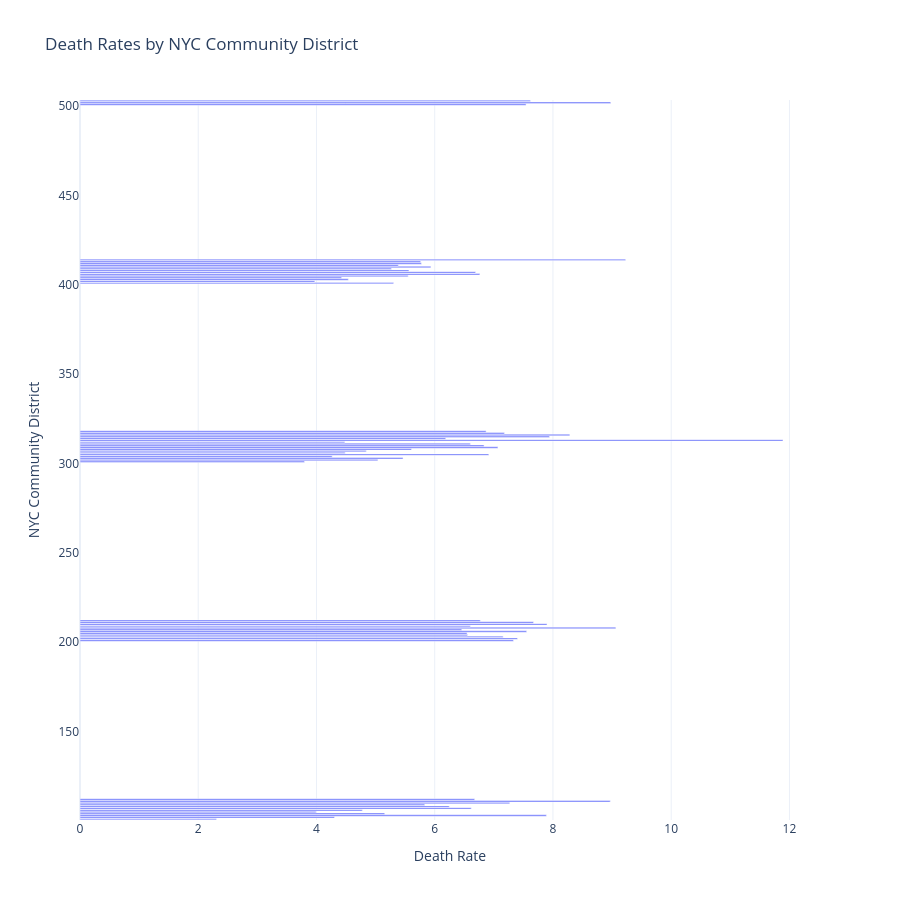

The cell this chart's notebook holds for it:
### Code cell
fig = px.bar(
    deathrate_df,
    x='Death_Rate',
    y='Community_District',
    orientation='h',
    title='Death Rates by NYC Community District',
    labels={
        'Death_rate': 'Death Rate',
        'Community_District': 'Community District'
    },
    hover_data=deathrate_df.columns.tolist()
)

fig.update_layout(
    yaxis={'categoryorder': 'total ascending'},
    template='plotly_white',
    height=900,
    xaxis_title='Death Rate',
    yaxis_title='NYC Community District'
)

fig.show()

### Figure 1 — Plotly figure (JSON) as saved in the notebook; plotly's stock layout.template omitted (floating-point values rounded to 4 significant figures)
{"data": [{"customdata": [[78390, 181], [92445, 398], [163141, 1287], [131351, 677], [63600, 254], [155614, 743], [222129, 1470], [231983, 1449], [110458, 644], [130440, 948], [125771, 1128], [180206, 1203], [100929, 740], [54454, 403], [93755, 671], [150436, 986], [132584, 868], [89216, 674], [146813, 948], [106924, 969], [188249, 1243], [130763, 1033], [119666, 918], [163489, 1107], [204125, 775], [130021, 655], [174960, 956], [120747, 515], [200293, 1385], [113933, 511], [133230, 645], [108259, 607], [102000, 721], [136071, 930], [198870, 1313], [205377, 920], [108905, 1295], [164568, 1018], [169632, 1347], [98506, 816], [162446, 1166], [204095, 1402], [196803, 1044], [137981, 548], [179134, 813], [181025, 801], [178178, 989], [120955, 818], [269587, 1804], [161402, 898], [152839, 805], [129411, 768], [122211, 658], [256278, 1480], [199218, 1148], [124173, 1146], [189663, 1431], [140795, 1264], [164723, 1255]], "hovertemplate": "Death_Rate=%{x}<br>Community District=%{y}<br>Total_population=%{customdata[0]}<br>Total_Deaths=%{customdata[1]}<extra></extra>", "legendgroup": "", "marker": {"color": "#636efa", "pattern": {"shape": ""}}, "name": "", "orientation": "h", "showlegend": false, "textposition": "auto", "type": "bar", "x": [2.309, 4.305, 7.889, 5.154, 3.994, 4.775, 6.618, 6.246, 5.83, 7.268, 8.969, 6.676, 7.332, 7.401, 7.157, 6.554, 6.547, 7.555, 6.457, 9.063, 6.603, 7.9, 7.671, 6.771, 3.797, 5.038, 5.464, 4.265, 6.915, 4.485, 4.841, 5.607, 7.069, 6.835, 6.602, 4.48, 11.89, 6.186, 7.941, 8.284, 7.178, 6.869, 5.305, 3.972, 4.539, 4.425, 5.551, 6.763, 6.692, 5.564, 5.267, 5.935, 5.384, 5.775, 5.763, 9.229, 7.545, 8.978, 7.619], "xaxis": "x", "y": [101, 102, 103, 104, 105, 106, 107, 108, 109, 110, 111, 112, 201, 202, 203, 204, 205, 206, 207, 208, 209, 210, 211, 212, 301, 302, 303, 304, 305, 306, 307, 308, 309, 310, 311, 312, 313, 314, 315, 316, 317, 318, 401, 402, 403, 404, 405, 406, 407, 408, 409, 410, 411, 412, 413, 414, 501, 502, 503], "yaxis": "y"}], "layout": {"barmode": "relative", "height": 900, "legend": {"tracegroupgap": 0}, "title": {"text": "Death Rates by NYC Community District"}, "xaxis": {"anchor": "y", "domain": [0, 1], "title": {"text": "Death Rate"}}, "yaxis": {"anchor": "x", "categoryorder": "total ascending", "domain": [0, 1], "title": {"text": "NYC Community District"}}}}
